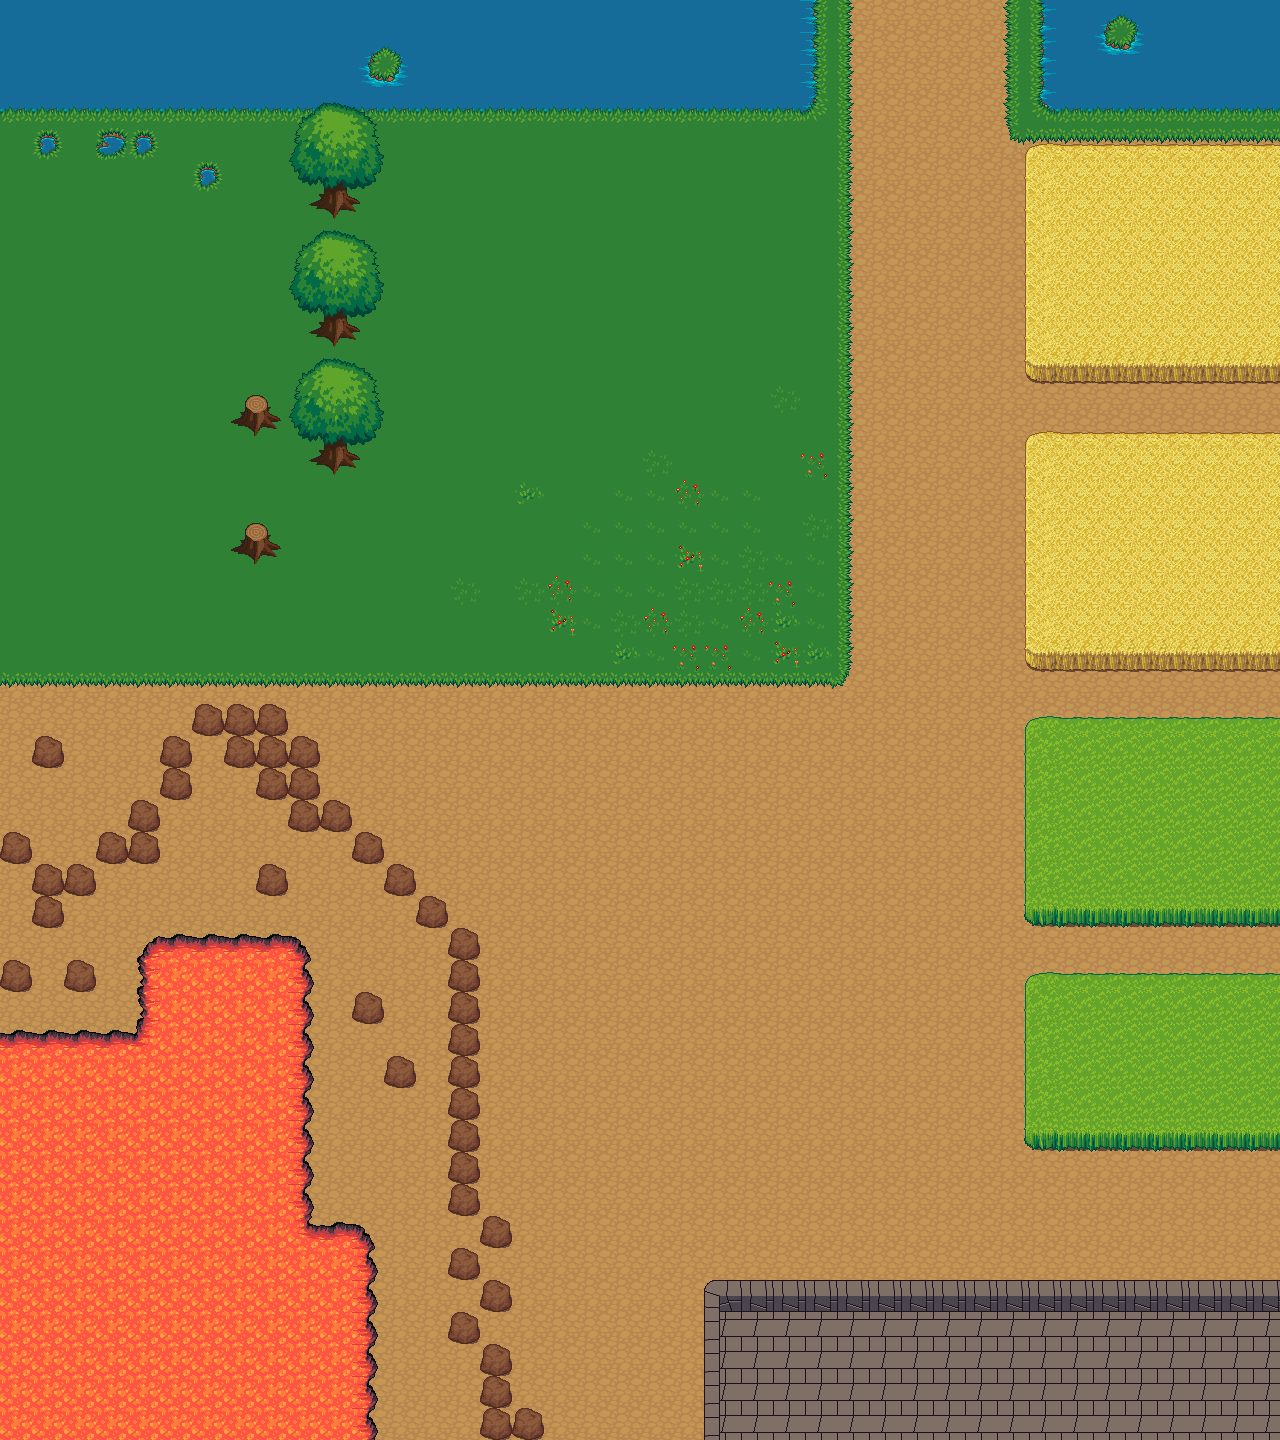

The image is a tile-based game level rendered from a .tmx file. Its description and source (layers, tilesets, objects; grid data summarised) follow:
An orthogonal 40x45 tile map with 32x32 px tiles, 4 tile layers (background, ground, collision, overlay), 4 tilesets.

<map version="1.0" orientation="orthogonal" width="40" height="45" tilewidth="32" tileheight="32">
 <tileset firstgid="1" name="terrain-on-sand" tilewidth="32" tileheight="32">
  <image source="../img/terrain-on-sand.png" width="672" height="736" />
 </tileset>
 <tileset firstgid="484" name="terrain" tilewidth="32" tileheight="32">
  <image source="../img/terrain.png" width="672" height="736" />
 </tileset>
 <tileset firstgid="967" name="terrain-atlas" tilewidth="32" tileheight="32">
  <image source="../img/terrain-atlas.png" width="1024" height="1024" />
 </tileset>
 <tileset firstgid="1991" name="sprites" tilewidth="32" tileheight="32">
  <image source="../img/sprites.png" width="96" height="32" />
 </tileset>
 <layer name="background" width="40" height="45">
  <data>[1800 cells, 1800 non-empty, 13 distinct tile ids]</data>
 </layer>
 <layer name="ground" width="40" height="45">
  <data>[1800 cells, 318 non-empty, 16 distinct tile ids]</data>
 </layer>
 <layer name="collision" width="40" height="45">
  <data>[1800 cells, 380 non-empty, 29 distinct tile ids]</data>
 </layer>
 <layer name="overlay" width="40" height="45">
  <data>[1800 cells, 27 non-empty, 9 distinct tile ids]</data>
 </layer>
</map>
